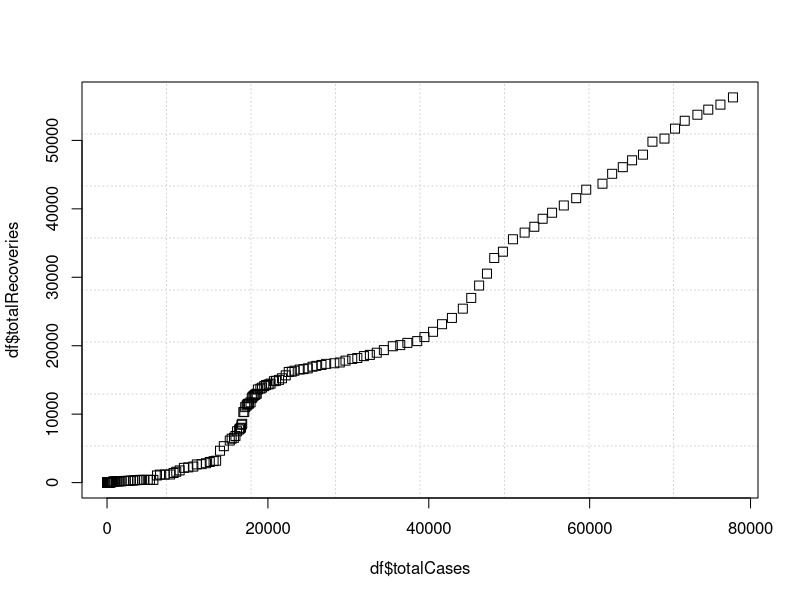

Write R code to recreate this figure.
# by default the r-studio will set working directory as the root folder
# /home for mac
# setting current project as working directory
setwd("~/Desktop/projects/r-starter")
# if working directory is not set to current project, we will have to
# give full file path to read the file even if file exists in same location
# df = read.csv("/Users/admin/Desktop/projects/r-starter/covnep_252days.csv")
df = read.csv("covnep_252days.csv")
df
length(df$totalCases)
class(df$totalCases)
summary(df)


# choose from gui
# df = read.csv(file.choose())
# df
# summary(df)


plot(df$totalCases, df$totalRecoveries,
     panel.first = grid(8, 8),
     pch = 0, cex = 1.2, col = "black")
plot